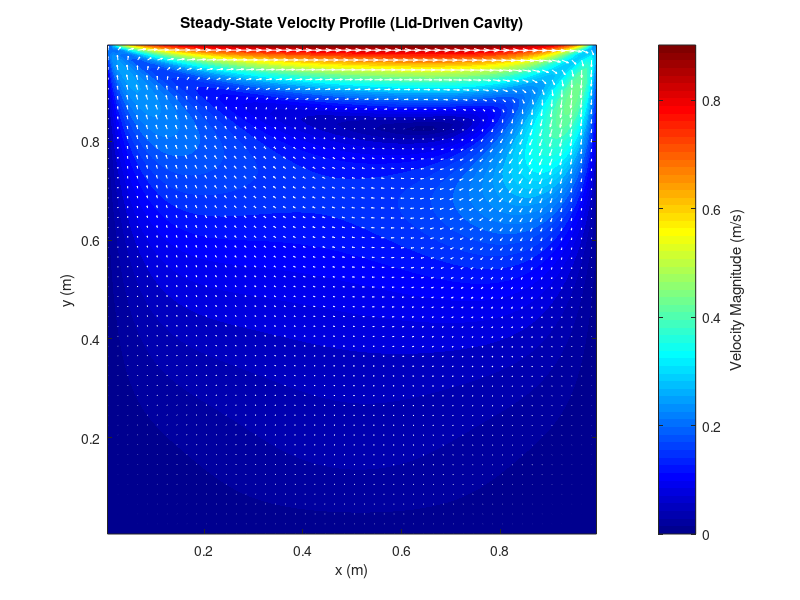
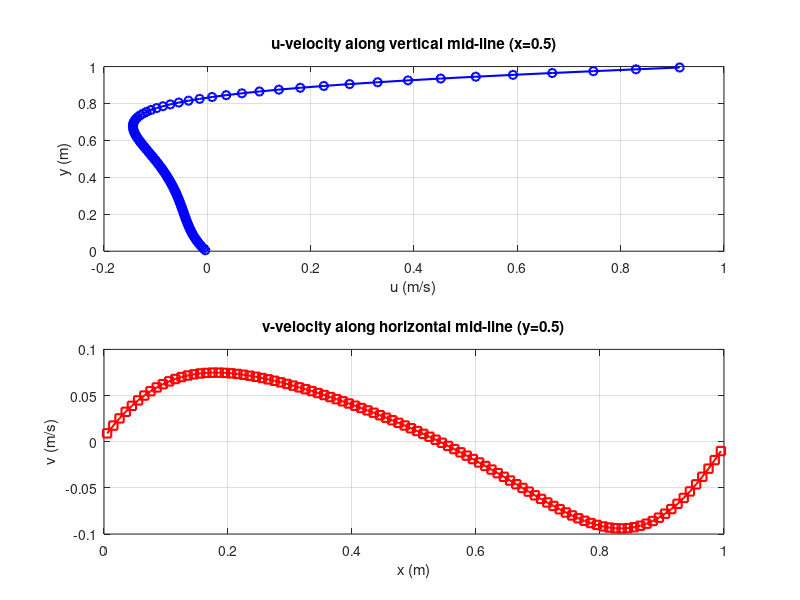

Reproduce these figures in MATLAB, in order.
clear; clc;
data = load('cavity_PISO_omp.txt');

% Change grid size when they were altered in Fortran solver
nx = 100; ny = 100;

X = reshape(data(:, 1), nx, ny)';
Y = reshape(data(:, 2), nx, ny)';
U = reshape(data(:, 3), nx, ny)';
V = reshape(data(:, 4), nx, ny)';

% Calculate velocity magnitude: |V| = sqrt(u^2 + v^2)
VelMag = sqrt(U.^2 + V.^2);

% Plot 1: Velocity magnitude field 
figure('Color', 'w', 'Position', [100 100 800 600]);
contourf(X, Y, VelMag, 50, 'LineStyle', 'none');
colormap(jet);
cb = colorbar;
ylabel(cb, 'Velocity Magnitude (m/s)');
hold on;

% Add vectors for direction
skip = 2;
quiver(X(1:skip:end, 1:skip:end), Y(1:skip:end, 1:skip:end), ...
       U(1:skip:end, 1:skip:end), V(1:skip:end, 1:skip:end), 1.2, 'w');

title('Steady-State Velocity Profile (Lid-Driven Cavity)');
xlabel('x (m)'); ylabel('y (m)');
axis equal tight;

% Plot 2: Benchmark mid-line profiles
figure('Color', 'w', 'Position', [950 100 500 600]);

% U-velocity along vertical mid-line (x = 0.5)
subplot(2,1,1);
mid_x = round(nx/2);
plot(U(:, mid_x), Y(:, mid_x), 'b-o', 'LineWidth', 1.5);
grid on;
title('u-velocity along vertical mid-line (x=0.5)');
xlabel('u (m/s)'); ylabel('y (m)');

% V-velocity along horizontal mid-line (y = 0.5)
subplot(2,1,2);
mid_y = round(ny/2);
plot(X(mid_y, :), V(mid_y, :), 'r-s', 'LineWidth', 1.5);
grid on;
title('v-velocity along horizontal mid-line (y=0.5)');
xlabel('x (m)'); ylabel('v (m/s)');
